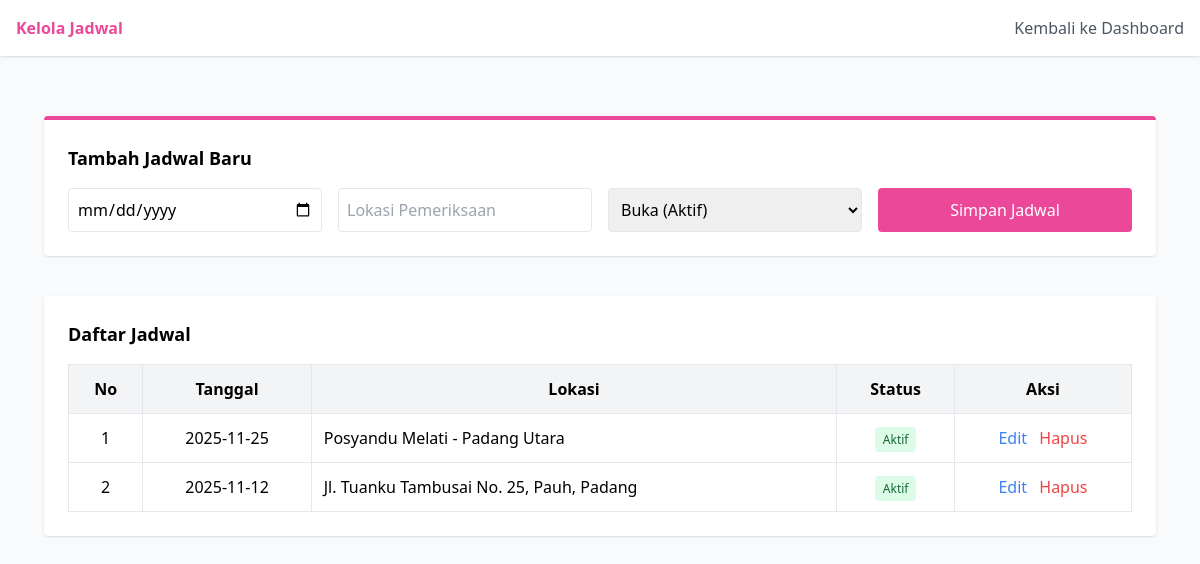
Page /sehatyuk/pages/admin/data_jadwal.php (signed in) on the committed database.
### tables this page shows
CREATE TABLE `jadwal` (
  `id_jadwal` int(11) NOT NULL,
  `tanggal_pemeriksaan` date NOT NULL,
  `lokasi` varchar(150) NOT NULL,
  `status_aktif` tinyint(1) DEFAULT 1
);

### sehatyuk/pages/admin/data_jadwal.php (the view, shortened to what this page needs)
<?php
include '../../config/koneksi.php';
?>
<!DOCTYPE html>
<html lang="id">
<head>
    <script src="https://cdn.tailwindcss.com"></script>
</head>
<body class="bg-gray-50 font-sans">
    <nav class="bg-white shadow p-4 flex justify-between">
        <span class="font-bold text-sehat-pink">Kelola Jadwal</span>
        <a href="dashboard.php" class="text-gray-600 hover:text-sehat-pink">Kembali ke Dashboard</a>
    </nav>
    <div class="max-w-6xl mx-auto mt-10 p-5">
        <div class="bg-white p-6 rounded shadow mb-10 border-t-4 border-sehat-pink">
            <h3 class="font-bold text-lg mb-4">Tambah Jadwal Baru</h3>
            <form action="../../process/jadwal_process.php?aksi=add" method="POST" class="grid grid-cols-1 md:grid-cols-4 gap-4">
                <input type="date" name="tanggal_pemeriksaan" class="border p-2 rounded" required>
                <input type="text" name="lokasi" placeholder="Lokasi Pemeriksaan" class="border p-2 rounded" required>
                <select name="status_aktif" class="border p-2 rounded">
                    <option value="1">Buka (Aktif)</option>
                </select>
                <button type="submit" class="bg-sehat-pink text-white p-2 rounded hover:bg-pink-600">Simpan Jadwal</button>
            </form>
        </div>
        <div class="bg-white p-6 rounded shadow">
            <h3 class="font-bold text-lg mb-4">Daftar Jadwal</h3>
            <table class="w-full border-collapse border border-gray-200">
                <thead class="bg-gray-100">
                    <tr>
                        <th class="border p-3">No</th>
                        <th class="border p-3">Tanggal</th>
                        <th class="border p-3">Lokasi</th>
                        <th class="border p-3">Status</th>
                        <th class="border p-3">Aksi</th>
                    </tr>
                </thead>
                <tbody>
                    <?php
                    $no = 1;
                    $query = mysqli_query($koneksi, "SELECT * FROM jadwal ORDER BY tanggal_pemeriksaan DESC");
                    while($row = mysqli_fetch_assoc($query)){
                    ?>
                    <tr class="text-center">
                        <td class="border p-3"><?php echo $no++; ?></td>
                        <td class="border p-3"><?php echo $row['tanggal_pemeriksaan']; ?></td>
                        <td class="border p-3 text-left"><?php echo $row['lokasi']; ?></td>
                        <td class="border p-3">
                            <?php if($row['status_aktif'] == 1){ ?>
                                <span class="bg-green-100 text-green-800 px-2 py-1 rounded text-xs">Aktif</span>
                            <?php } else { ?>
                                <span class="bg-red-100 text-red-800 px-2 py-1 rounded text-xs">Tutup</span>
                            <?php } ?>
                        </td>
                        <td class="border p-3">
                            <a href="edit_jadwal.php?id=<?php echo $row['id_jadwal']; ?>" class="text-blue-500 hover:underline mr-2">Edit</a>
                            <a href="../../process/jadwal_process.php?aksi=delete&id=<?php echo $row['id_jadwal']; ?>" onclick="return confirm('Hapus jadwal ini?')" class="text-red-500 hover:underline">Hapus</a>
                        </td>
                    </tr>
                    <?php } ?>
                </tbody>
            </table>
        </div>
    </div>
</body>
</html>

### rows in the picture
jadwal: tanggal_pemeriksaan "2025-11-25", lokasi "Posyandu Melati - Padang Utara", status_aktif "Aktif"
jadwal: tanggal_pemeriksaan "2025-11-12", lokasi "Jl. Tuanku Tambusai No. 25, Pauh, Padang", status_aktif "Aktif"
